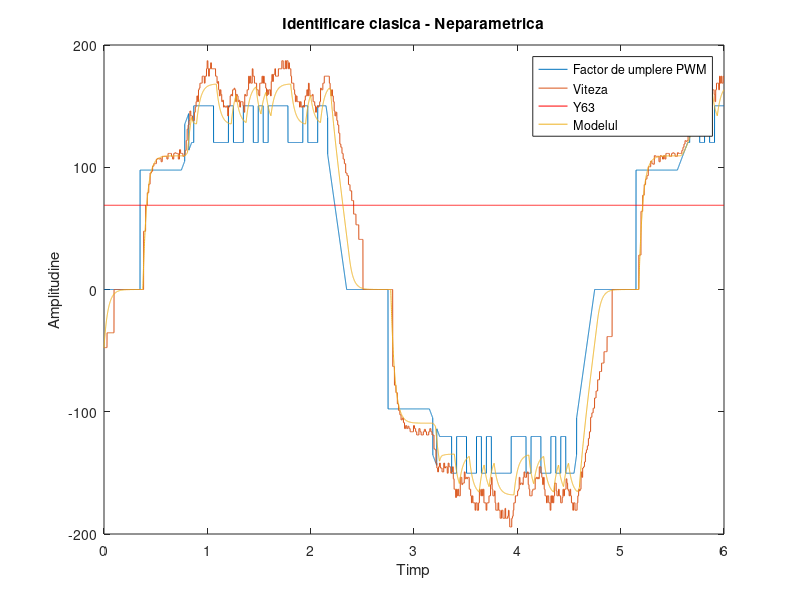
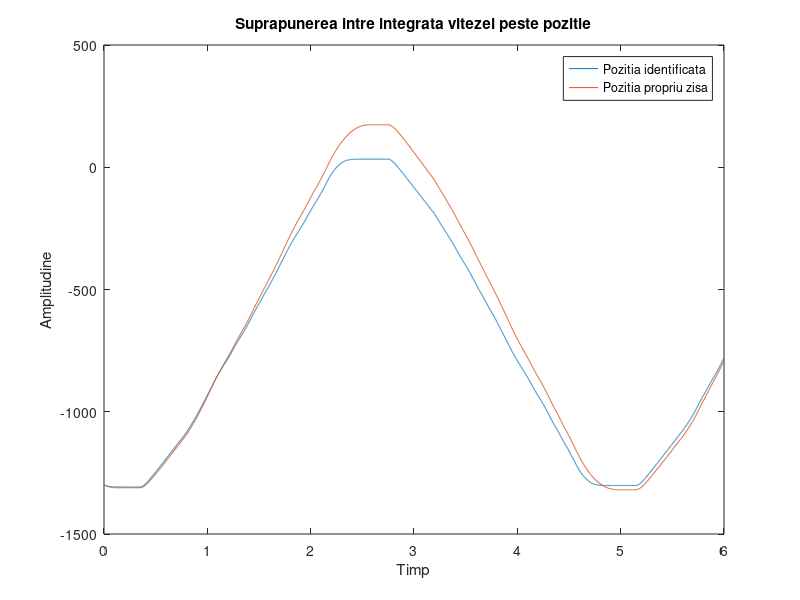

Write MATLAB code to recreate these figures, in order. (Note: this script raises an error after producing the figures.)
data = load('dataset.mat');
%% 
t = data.cigan.X.Data';
u = data.cigan.Y(:, 3).Data';
w = data.cigan.Y(:, 2).Data';
poz = data.cigan.Y(:, 1).Data';

plot(t, [200*u, w]); hold on;
xlabel('Timp');
ylabel('Amplitudine');

%% 

i3 = 7434;
i4 = 7687;

ust = mean(u(i3:i4));
yst = mean(w(i3:i4));

K = yst / ust;
y63 = 0.63*yst;

plot(t, y63*ones(1, length(t)), 'r');
xlabel('Timp');
ylabel('Amplitudine');

i5 = 7189;
i6 = 7242;
T = t(i6) - t(i5);

Tm_i7 = 7151;
Tm_i8 = 7188; 

Tau_m = t(Tm_i8) - t(Tm_i7);

nidx = round(Tau_m / (t(12)-t(11)));
u_new = [u(1)*ones(nidx,1); u(1:length(u)-nidx)];

A = -1/T;
B = K/T; 
C = 1;
D = 0;
sysOne = ss(A,B,C,D);
ysimOne = lsim(sysOne, u_new-u_new(1), t, w(1));

plot(t, ysimOne);
title('Identificare clasica - Neparametrica');
legend('Factor de umplere PWM', 'Viteza', 'Y63', 'Modelul');
xlabel('Timp');
ylabel('Amplitudine');

J = sqrt(1/length(w)*sum((w-ysimOne ).^2))
eMPN = norm(w-ysimOne)/norm(w-mean(w))

%% viteza - pozitie neparametrica

i8 = 7434;
i9 = 7687;

K_poz = (poz(i9)-poz(i8))/(mean(w(i8:i9))*(t(i9)-t(i8)));

A1 = [-1/T 0; K_poz 0];
B1 = [K/T; 0];
C1 = [1 0 ; 0 1];
D1 = [0; 0];

sysTwo = ss(A1, B1, C1, D1);
ysimTwo = lsim(sysTwo , u, t, [w(1), poz(1)]);
ysimTwo = ysimTwo(:,2);

figure
plot(t, ysimTwo, t, poz), 
title("Suprapunerea intre integrata vitezei peste pozitie")
legend('Pozitia identificata', 'Pozitia propriu zisa')
xlabel('Timp');
ylabel('Amplitudine');

eMPN_pozitie = norm(poz - ysimTwo) / norm(poz - mean(poz))

%% Functia de transfer cu timp mort

Hs = tf(K, [T, 1], 'IODelay', Tau_m);

%% Preluare date din grafic

u = double(u);
t = double(t);
w = double(w);
poz = double(poz);

i1 = 1155;
i2 = 3058;
i3 = 4475;
i4 = 6208;
pas = 8;

t_id = u(i1:pas:i2);
u_id = u(i1:pas:i2);
w_id = w(i1:pas:i2);
p_id = poz(i1:pas:i2);

t_vd = u(i3:pas:i4);
u_vd = u(i3:pas:i4);
w_vd = w(i3:pas:i4);
p_vd = poz(i3:pas:i4);

Te = pas * (t(5) - t(4));
data_id = iddata(w_id, u_id, Te);
data_vd = iddata(w_vd, u_vd, Te);

%% Autocorelatie Intrare-Viteza cu ARMAX
sys_armax = armax(data_id, [1, 1, 1, 1]); % inclus gradul mort

% Scoatem functia de transfer
Hw_armax_viteza = tf(sys_armax.B, sys_armax.A, Te, 'variable', 'z^-1');
Hw_armax_viteza_continuu = d2c(Hw_armax_viteza, 'zoh');

K = 3172 / 12.97;
T = 1 / 12.97;

Hfinal = tf(K, [T, 1]);

A = -1/T;
B = K/T; 
C = 1;
D = 0;

sysOne = ss(A,B,C,D);
ysim = lsim(sysOne, u_new, t, w(1));

eMPN = norm(w-ysim)/norm(w-mean(w));

plot(t, [w, ysim]);
legend('Viteza propriu zisa', 'Viteza identificata')
xlabel('Timp');
ylabel('Amplitudine');

% Plotare
figure;
subplot(1, 2, 1)
compare(data_vd, sys_armax)
title('Compare Viteza-Intrare cu ARMAX');
subplot(1, 2, 2)
resid(data_vd, sys_armax)
title('Resid Viteza-Intrare cu ARMAX');

%% Intercorelatie / XCorelatie Intrare-Viteza cu iv4

sys_iv4 = iv4(data_id, [1, 1, 1]);

% Scoatem functia de transfer
Hw_iv4_viteza = tf(sys_iv4.B, sys_iv4.A, Te, 'variable', 'z^-1');
Hw_iv4_viteza_continuu = d2c(Hw_iv4_viteza, 'zoh');

K = 5210 / 21.4;
T = 1 / 21.4;
HFinal2 = tf(K, [T, 1]);

A = -1/T;
B = K/T; 
C = 1;
D = 0;

sysTwo = ss(A,B,C,D);
ysim = lsim(sysTwo, u_new, t, w(1));

eMPN = norm(w-ysim)/norm(w-mean(w));

plot(t, [w, ysim]);
legend('Viteza propriu zisa', 'Viteza identificata')
xlabel('Timp');
ylabel('Amplitudine');

% Plotare
figure;
subplot(1, 2, 1)
compare(data_vd, sys_iv4)
title('Compare intrare-viteza cu iv4');
subplot(1, 2, 2)
resid(data_vd, sys_iv4)
title('Resid intrare-viteza cu iv4');

%% Autocorelatie Viteza-Pozitie cu ARX

data_id_poz_vit = iddata(p_id, w_id, Te);
data_vd_poz_vit = iddata(p_vd, w_vd, Te);

sys_armax_poz_vit = arx(data_id_poz_vit, [1, 1, 0]);

% Scoatem functia de transfer
Hw_armax_pozitie_viteza = tf(sys_armax_poz_vit.B, sys_armax_poz_vit.A, Te, 'variable', 'z^-1');
Hw_armax_pozitie_viteza_continuu = tf(0.02841 / Te, [1, 0]);

A = 0;
B = 4.932;
C = 1;
D = 0;

sysThree = ss(A,B,C,D);
ysim = lsim(sysThree, w, t, poz(1));

plot(t, [poz, ysim]);
legend('Pozitia propriu zisa', 'Pozitia identificata')
xlabel('Timp');
ylabel('Amplitudine');

eMPN = norm(poz-ysim)/norm(poz-mean(poz));

% Plotare
figure;
subplot(1, 2, 1)
compare(data_vd_poz_vit, sys_armax_poz_vit)
title('Compare Pozitie-Viteza cu ARMAX');
subplot(1, 2, 2)
resid(data_vd_poz_vit, sys_armax_poz_vit)
title('Resid Pozitie-Viteza cu ARMAX');

%% Intercorelatie / XCorelatie Viteza-Pozitie cu OE

data_id_poz_vit = iddata(p_id, w_id, Te);
data_vd_poz_vit = iddata(p_vd, w_vd, Te);
sys_oe_poz_vit = oe(data_id_poz_vit, [1, 1, 0]); % inclus gradul mort

% Scoatem functia de transfer
Hw_oe_pozitie_viteza = tf(sys_oe_poz_vit.B, sys_oe_poz_vit.F, Te, 'variable', 'z^-1');
Hw_armax_pozitie_viteza_continuu = tf(0.02841 / Te, [1, 0]);

A = 0;
B = 4.932;
C = 1;
D = 0;

sysThree = ss(A,B,C,D);
ysim = lsim(sysThree, w, t, poz(1));

plot(t, [poz, ysim]);
legend('Pozitia propriu zisa', 'Pozitia identificata')
xlabel('Timp');
ylabel('Amplitudine');

eMPN = norm(poz-ysim)/norm(poz-mean(poz));

% Plotare
figure;
subplot(1, 2, 1)
compare(data_vd_poz_vit, sys_oe_poz_vit)
title('Compare Pozitie-Viteza cu OE');
subplot(1, 2, 2)
resid(data_vd_poz_vit, sys_oe_poz_vit)
title('Resid Pozitie-Viteza cu OE');